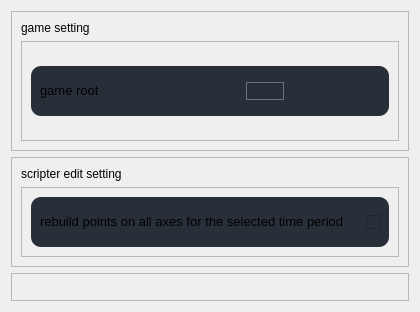
                   <widget class="QWidget" name="scrollAreaWidgetContents_2">
                    <property name="geometry">
                     <rect>
                      <x>0</x>
                      <y>0</y>
                      <width>420</width>
                      <height>312</height>
                     </rect>
                    </property>
                    <layout class="QVBoxLayout" name="verticalLayout_27">
                     <item>
                      <widget class="QFrame" name="frame_34">
                       <property name="frameShape">
                        <enum>QFrame::Shape::StyledPanel</enum>
                       </property>
                       <property name="frameShadow">
                        <enum>QFrame::Shadow::Raised</enum>
                       </property>
                       <layout class="QVBoxLayout" name="verticalLayout_21">
                        <item>
                         <widget class="QLabel" name="arithmetic">
                          <property name="maximumSize">
                           <size>
                            <width>16777215</width>
                            <height>60</height>
                           </size>
                          </property>
                          <property name="text">
                           <string>&lt;html&gt;&lt;head/&gt;&lt;body&gt;&lt;p&gt;game setting&lt;/p&gt;&lt;/body&gt;&lt;/html&gt;</string>
                          </property>
                         </widget>
                        </item>
                        <item>
                         <widget class="QFrame" name="frame_38">
                          <property name="minimumSize">
                           <size>
                            <width>0</width>
                            <height>100</height>
                           </size>
                          </property>
                          <property name="maximumSize">
                           <size>
                            <width>16777215</width>
                            <height>2000</height>
                           </size>
                          </property>
                          <property name="frameShape">
                           <enum>QFrame::Shape::StyledPanel</enum>
                          </property>
                          <property name="frameShadow">
                           <enum>QFrame::Shadow::Raised</enum>
                          </property>
                          <layout class="QVBoxLayout" name="verticalLayout_12">
                           <property name="spacing">
                            <number>6</number>
                           </property>
                           <item>
                            <widget class="QFrame" name="frame_35">
                             <property name="styleSheet">
                              <string notr="true">border:none;
border-radius: 10px;</string>
                             </property>
                             <property name="frameShape">
                              <enum>QFrame::Shape::StyledPanel</enum>
                             </property>
                             <property name="frameShadow">
                              <enum>QFrame::Shadow::Raised</enum>
                             </property>
                             <layout class="QVBoxLayout" name="verticalLayout_10">
                              <property name="spacing">
                               <number>0</number>
                              </property>
                              <property name="leftMargin">
                               <number>0</number>
                              </property>
                              <property name="topMargin">
                               <number>0</number>
                              </property>
                              <property name="rightMargin">
                               <number>0</number>
                              </property>
                              <property name="bottomMargin">
                               <number>0</number>
                              </property>
                              <item>
                               <widget class="QFrame" name="frame_5">
                                <property name="minimumSize">
                                 <size>
                                  <width>0</width>
                                  <height>50</height>
                                 </size>
                                </property>
                                <property name="maximumSize">
                                 <size>
                                  <width>16777215</width>
                                  <height>50</height>
                                 </size>
                                </property>
                                <property name="styleSheet">
                                 <string notr="true">background-color: #282F38;
border-radius: 10px;</string>
                                </property>
                                <property name="frameShape">
                                 <enum>QFrame::Shape::StyledPanel</enum>
                                </property>
                                <property name="frameShadow">
                                 <enum>QFrame::Shadow::Raised</enum>
                                </property>
                                <layout class="QHBoxLayout" name="horizontalLayout_14">
                                 <item>
                                  <widget class="QLabel" name="label_12">
                                   <property name="minimumSize">
                                    <size>
                                     <width>200</width>
                                     <height>30</height>
                                    </size>
                                   </property>
                                   <property name="maximumSize">
                                    <size>
                                     <width>200</width>
                                     <height>30</height>
                                    </size>
                                   </property>
                                   <property name="text">
                                    <string>&lt;html&gt;&lt;head/&gt;&lt;body&gt;&lt;p&gt;&lt;span style=&quot; font-size:10pt;&quot;&gt;game root&lt;/span&gt;&lt;/p&gt;&lt;/body&gt;&lt;/html&gt;</string>
                                   </property>
                                  </widget>
                                 </item>
                                 <item>
                                  <widget class="QLineEdit" name="game_root">
                                   <property name="styleSheet">
                                    <string notr="true">border:1px solid rgb(107, 114, 120);</string>
                                   </property>
                                   <property name="readOnly">
                                    <bool>true</bool>
                                   </property>
                                  </widget>
                                 </item>
                                 <item>
                                  <widget class="QPushButton" name="game_folder">
                                   <property name="sizePolicy">
                                    <sizepolicy hsizetype="Expanding" vsizetype="Preferred">
                                     <horstretch>0</horstretch>
                                     <verstretch>0</verstretch>
                                    </sizepolicy>
                                   </property>
                                   <property name="minimumSize">
                                    <size>
                                     <width>90</width>
                                     <height>20</height>
                                    </size>
                                   </property>
                                   <property name="maximumSize">
                                    <size>
                                     <width>90</width>
                                     <height>20</height>
                                    </size>
                                   </property>
                                   <property name="font">
                                    <font>
                                     <family>微软雅黑</family>
                                     <pointsize>12</pointsize>
                                     <italic>false</italic>
                                     <bold>false</bold>
                                    </font>
                                   </property>
                                   <property name="cursor">
                                    <cursorShape>PointingHandCursor</cursorShape>
                                   </property>
                                   <property name="layoutDirection">
                                    <enum>Qt::LayoutDirection::LeftToRight</enum>
                                   </property>
                                   <property name="styleSheet">
                                    <string notr="true">QPushButton {
	border: none;
    background-position: center;
    background-repeat: no-repeat;
	background-image:url(:/forms/icons/cil-folder-open.png)
}

QPushButton:hover {
	background-color: rgb(57, 65, 80);
	border: none;
}</string>
                                   </property>
                                   <property name="text">
                                    <string/>
                                   </property>
                                  </widget>
                                 </item>
                                </layout>
                               </widget>
                              </item>
                             </layout>
                            </widget>
                           </item>
                          </layout>
                         </widget>
                        </item>
                       </layout>
                      </widget>
                     </item>
                     <item>
                      <widget class="QFrame" name="frame_36">
                       <property name="frameShape">
                        <enum>QFrame::Shape::StyledPanel</enum>
                       </property>
                       <property name="frameShadow">
                        <enum>QFrame::Shadow::Raised</enum>
                       </property>
                       <layout class="QVBoxLayout" name="verticalLayout_25">
                        <item>
                         <widget class="QLabel" name="scripter_edit_label">
                          <property name="maximumSize">
                           <size>
                            <width>16777215</width>
                            <height>60</height>
                           </size>
                          </property>
                          <property name="text">
                           <string>&lt;html&gt;&lt;head/&gt;&lt;body&gt;&lt;p&gt;scripter edit setting&lt;/p&gt;&lt;/body&gt;&lt;/html&gt;</string>
                          </property>
                         </widget>
                        </item>
                        <item>
                         <widget class="QFrame" name="frame_39">
                          <property name="minimumSize">
                           <size>
                            <width>0</width>
                            <height>0</height>
                           </size>
                          </property>
                          <property name="maximumSize">
                           <size>
                            <width>16777215</width>
                            <height>2000</height>
                           </size>
                          </property>
                          <property name="frameShape">
                           <enum>QFrame::Shape::StyledPanel</enum>
                          </property>
                          <property name="frameShadow">
                           <enum>QFrame::Shadow::Raised</enum>
                          </property>
                          <layout class="QVBoxLayout" name="verticalLayout_23">
                           <item>
                            <widget class="QFrame" name="frame_37">
                             <property name="styleSheet">
                              <string notr="true">border:none;
border-radius: 10px;</string>
                             </property>
                             <property name="frameShape">
                              <enum>QFrame::Shape::StyledPanel</enum>
                             </property>
                             <property name="frameShadow">
                              <enum>QFrame::Shadow::Raised</enum>
                             </property>
                             <layout class="QVBoxLayout" name="verticalLayout_26">
                              <property name="spacing">
                               <number>0</number>
                              </property>
                              <property name="leftMargin">
                               <number>0</number>
                              </property>
                              <property name="topMargin">
                               <number>0</number>
                              </property>
                              <property name="rightMargin">
                               <number>0</number>
                              </property>
                              <property name="bottomMargin">
                               <number>0</number>
                              </property>
                              <item>
                               <widget class="QFrame" name="frame_10">
                                <property name="minimumSize">
                                 <size>
                                  <width>0</width>
                                  <height>50</height>
                                 </size>
                                </property>
                                <property name="maximumSize">
                                 <size>
                                  <width>16777215</width>
                                  <height>50</height>
                                 </size>
                                </property>
                                <property name="styleSheet">
                                 <string notr="true">background-color: #282F38;
border-radius: 10px;</string>
                                </property>
                                <property name="frameShape">
                                 <enum>QFrame::Shape::StyledPanel</enum>
                                </property>
                                <property name="frameShadow">
                                 <enum>QFrame::Shadow::Raised</enum>
                                </property>
                                <layout class="QHBoxLayout" name="horizontalLayout_15">
                                 <item>
                                  <widget class="QLabel" name="label_14">
                                   <property name="minimumSize">
                                    <size>
                                     <width>0</width>
                                     <height>30</height>
                                    </size>
                                   </property>
                                   <property name="maximumSize">
                                    <size>
                                     <width>9999</width>
                                     <height>30</height>
                                    </size>
                                   </property>
                                   <property name="text">
                                    <string>&lt;html&gt;&lt;head/&gt;&lt;body&gt;&lt;p&gt;&lt;span style=&quot; font-size:10pt;&quot;&gt;rebuild points on all axes for the selected time period&lt;/span&gt;&lt;/p&gt;&lt;/body&gt;&lt;/html&gt;</string>
                                   </property>
                                  </widget>
                                 </item>
                                 <item>
                                  <widget class="QCheckBox" name="rebuild_all_checkbox">
                                   <property name="maximumSize">
                                    <size>
                                     <width>50</width>
                                     <height>16777215</height>
                                    </size>
                                   </property>
                                   <property name="layoutDirection">
                                    <enum>Qt::LayoutDirection::RightToLeft</enum>
                                   </property>
                                   <property name="text">
                                    <string/>
                                   </property>
                                   <property name="checked">
                                    <bool>false</bool>
                                   </property>
                                  </widget>
                                 </item>
                                </layout>
                               </widget>
                              </item>
                              <item>
                               <widget class="QFrame" name="frame_11">
                                <property name="frameShape">
                                 <enum>QFrame::Shape::StyledPanel</enum>
                                </property>
                                <property name="frameShadow">
                                 <enum>QFrame::Shadow::Raised</enum>
                                </property>
                               </widget>
                              </item>
                             </layout>
                            </widget>
                           </item>
                          </layout>
                         </widget>
                        </item>
                       </layout>
                      </widget>
                     </item>
                     <item>
                      <widget class="QFrame" name="frame_44">
                       <property name="frameShape">
                        <enum>QFrame::Shape::StyledPanel</enum>
                       </property>
                       <property name="frameShadow">
                        <enum>QFrame::Shadow::Raised</enum>
                       </property>
                       <layout class="QVBoxLayout" name="verticalLayout_29"/>
                      </widget>
                     </item>
                    </layout>
                   </widget>
